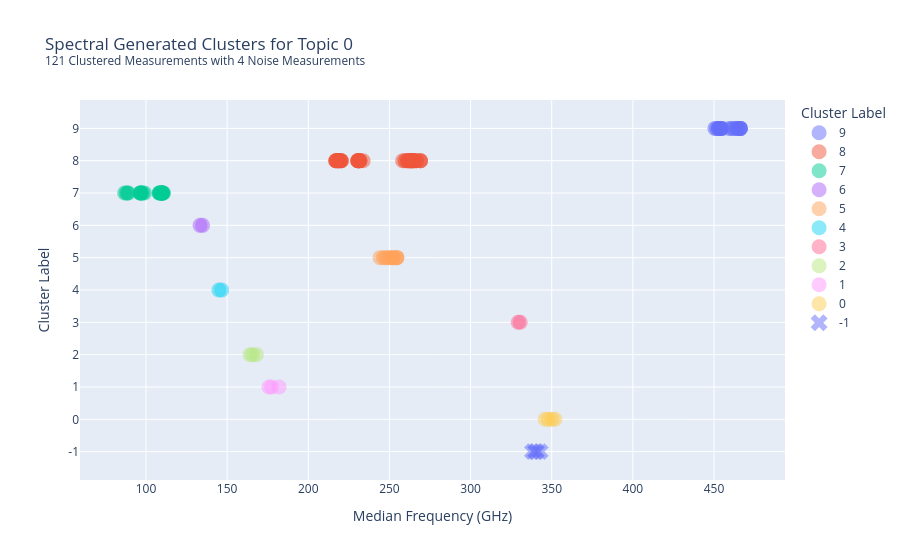

Notebook cell for this chart:
### Markdown cell above
### Visualization of Spectral Clustering on Topics
Choose a topic in `inspect_topic` and let it rip! It uses the `topic_measurement_frame` to generate the images. There's a little bit of extra processing though, so we create a helper dataframe, `inspect_topic_frame` to make sure everything runs smoothly.

* This should probably become a function, at least the plotting part
* Maybe check out plotly "strip" charts

### Code cell
inspect_topic = 0
inspect_topic_frame = topic_measurement_frame.loc[inspect_topic]

inspect_topic_frame = inspect_topic_frame.sort_values('cluster_label', ascending=False)
inspect_topic_frame.cluster_label = inspect_topic_frame.cluster_label.astype('str')

# Add noise binary column for plot symbol
inspect_topic_frame['noise'] = np.where(inspect_topic_frame.cluster_label == '-1', 1, 0)

# Noise and Signal
itf_noise = inspect_topic_frame.noise.sum()
itf_signal = inspect_topic_frame.shape[0] - itf_noise

# Set symbols for plot
# We set all points to be 'circle' using the px number 0, and then change noise to 'x'
symbols = list(np.zeros(np.unique(inspect_topic_frame.cluster_label).shape[0], 'int'))
symbols[-1] = 'x'

# Create plot
fig = px.scatter(inspect_topic_frame,
                 x='med_freq',
                 y='cluster_label',
                 color='cluster_label',
                 symbol='cluster_label',
                 symbol_sequence=symbols,
                 title=f"Spectral Generated Clusters for Topic {inspect_topic} <br><sup>{itf_signal} Clustered Measurements with {itf_noise} Noise Measurements</sup>",
                 labels={
                     'med_freq':'Median Frequency (GHz)',
                     'index':'Index',
                     'cluster_label':'Cluster Label'
                 })
fig.update_traces(marker={'size': 15, 'opacity':0.5})

fig.show()

### Figure 1 — Plotly figure (JSON) as saved in the notebook; plotly's stock layout.template omitted (floating-point values rounded to 4 significant figures)
{"data": [{"hovertemplate": "Cluster Label=%{y}<br>Median Frequency (GHz)=%{x}<extra></extra>", "legendgroup": "9", "marker": {"color": "#636efa", "opacity": 0.5, "size": 15, "symbol": 0}, "mode": "markers", "name": "9", "orientation": "h", "showlegend": true, "type": "scatter", "x": [454.5, 452.7, 459.1, 466.2, 451.5, 452.7, 466.2, 464.5, 454.5, 452.7, 461.8, 463.6, 454.5, 466.2, 454.5, 450.5, 464.5, 466.2, 460.8], "xaxis": "x", "y": ["9", "9", "9", "9", "9", "9", "9", "9", "9", "9", "9", "9", "9", "9", "9", "9", "9", "9", "9"], "yaxis": "y"}, {"hovertemplate": "Cluster Label=%{y}<br>Median Frequency (GHz)=%{x}<extra></extra>", "legendgroup": "8", "marker": {"color": "#EF553B", "opacity": 0.5, "size": 15, "symbol": 0}, "mode": "markers", "name": "8", "orientation": "h", "showlegend": true, "type": "scatter", "x": [260.0, 217.1, 231.8, 231.3, 231.8, 230.5, 220.3, 218.7, 218.4, 218.2, 258.1, 231.3, 230.5, 263.0, 261.2, 265.8, 264.0, 269.1, 269.1, 266.7, 265.1, 263.3, 264.2, 262.4, 265.0, 263.2, 264.3, 262.5, 269.1, 266.7, 217.0, 220.4, 231.8, 219.9, 261.4, 263.3, 261.8, 263.7, 259.4, 261.4, 230.5, 216.9, 230.5, 230.9, 220.3, 219.5, 218.7, 218.4, 233.8, 217.0, 218.2], "xaxis": "x", "y": ["8", "8", "8", "8", "8", "8", "8", "8", "8", "8", "8", "8", "8", "8", "8", "8", "8", "8", "8", "8", "8", "8", "8", "8", "8", "8", "8", "8", "8", "8", "8", "8", "8", "8", "8", "8", "8", "8", "8", "8", "8", "8", "8", "8", "8", "8", "8", "8", "8", "8", "8"], "yaxis": "y"}, {"hovertemplate": "Cluster Label=%{y}<br>Median Frequency (GHz)=%{x}<extra></extra>", "legendgroup": "7", "marker": {"color": "#00cc96", "opacity": 0.5, "size": 15, "symbol": 0}, "mode": "markers", "name": "7", "orientation": "h", "showlegend": true, "type": "scatter", "x": [109.8, 110.0, 96.72, 108.5, 86.84, 109.9, 110.2, 96.42, 87.92, 88.63, 89.19, 97.98, 108.2, 110.3, 109.9, 110.3, 97.39, 99.11, 109.1, 108.2, 96.69, 108.5, 110.9, 96.4], "xaxis": "x", "y": ["7", "7", "7", "7", "7", "7", "7", "7", "7", "7", "7", "7", "7", "7", "7", "7", "7", "7", "7", "7", "7", "7", "7", "7"], "yaxis": "y"}, {"hovertemplate": "Cluster Label=%{y}<br>Median Frequency (GHz)=%{x}<extra></extra>", "legendgroup": "6", "marker": {"color": "#ab63fa", "opacity": 0.5, "size": 15, "symbol": 0}, "mode": "markers", "name": "6", "orientation": "h", "showlegend": true, "type": "scatter", "x": [134.9, 133.3], "xaxis": "x", "y": ["6", "6"], "yaxis": "y"}, {"hovertemplate": "Cluster Label=%{y}<br>Median Frequency (GHz)=%{x}<extra></extra>", "legendgroup": "5", "marker": {"color": "#FFA15A", "opacity": 0.5, "size": 15, "symbol": 0}, "mode": "markers", "name": "5", "orientation": "h", "showlegend": true, "type": "scatter", "x": [246.2, 247.3, 249.1, 251.6, 254.5, 249.8, 254.5, 252.2, 254.5, 252.2, 244.2], "xaxis": "x", "y": ["5", "5", "5", "5", "5", "5", "5", "5", "5", "5", "5"], "yaxis": "y"}, {"hovertemplate": "Cluster Label=%{y}<br>Median Frequency (GHz)=%{x}<extra></extra>", "legendgroup": "4", "marker": {"color": "#19d3f3", "opacity": 0.5, "size": 15, "symbol": 0}, "mode": "markers", "name": "4", "orientation": "h", "showlegend": true, "type": "scatter", "x": [144.9, 146.6], "xaxis": "x", "y": ["4", "4"], "yaxis": "y"}, {"hovertemplate": "Cluster Label=%{y}<br>Median Frequency (GHz)=%{x}<extra></extra>", "legendgroup": "3", "marker": {"color": "#FF6692", "opacity": 0.5, "size": 15, "symbol": 0}, "mode": "markers", "name": "3", "orientation": "h", "showlegend": true, "type": "scatter", "x": [330.6, 329.3], "xaxis": "x", "y": ["3", "3"], "yaxis": "y"}, {"hovertemplate": "Cluster Label=%{y}<br>Median Frequency (GHz)=%{x}<extra></extra>", "legendgroup": "2", "marker": {"color": "#B6E880", "opacity": 0.5, "size": 15, "symbol": 0}, "mode": "markers", "name": "2", "orientation": "h", "showlegend": true, "type": "scatter", "x": [165.7, 168.0, 164.2], "xaxis": "x", "y": ["2", "2", "2"], "yaxis": "y"}, {"hovertemplate": "Cluster Label=%{y}<br>Median Frequency (GHz)=%{x}<extra></extra>", "legendgroup": "1", "marker": {"color": "#FF97FF", "opacity": 0.5, "size": 15, "symbol": 0}, "mode": "markers", "name": "1", "orientation": "h", "showlegend": true, "type": "scatter", "x": [177.4, 175.8, 182], "xaxis": "x", "y": ["1", "1", "1"], "yaxis": "y"}, {"hovertemplate": "Cluster Label=%{y}<br>Median Frequency (GHz)=%{x}<extra></extra>", "legendgroup": "0", "marker": {"color": "#FECB52", "opacity": 0.5, "size": 15, "symbol": 0}, "mode": "markers", "name": "0", "orientation": "h", "showlegend": true, "type": "scatter", "x": [350.1, 351.9, 347.8, 345.9], "xaxis": "x", "y": ["0", "0", "0", "0"], "yaxis": "y"}, {"hovertemplate": "Cluster Label=%{y}<br>Median Frequency (GHz)=%{x}<extra></extra>", "legendgroup": "-1", "marker": {"color": "#636efa", "opacity": 0.5, "size": 15, "symbol": "x"}, "mode": "markers", "name": "-1", "orientation": "h", "showlegend": true, "type": "scatter", "x": [338.1, 340.6, 339.9, 342.9], "xaxis": "x", "y": ["-1", "-1", "-1", "-1"], "yaxis": "y"}], "layout": {"legend": {"title": {"text": "Cluster Label"}, "tracegroupgap": 0}, "title": {"text": "Spectral Generated Clusters for Topic 0 <br><sup>121 Clustered Measurements with 4 Noise Measurements</sup>"}, "xaxis": {"anchor": "y", "domain": [0, 1], "title": {"text": "Median Frequency (GHz)"}}, "yaxis": {"anchor": "x", "categoryarray": ["-1", "0", "1", "2", "3", "4", "5", "6", "7", "8", "9"], "categoryorder": "array", "domain": [0, 1], "title": {"text": "Cluster Label"}}}}
